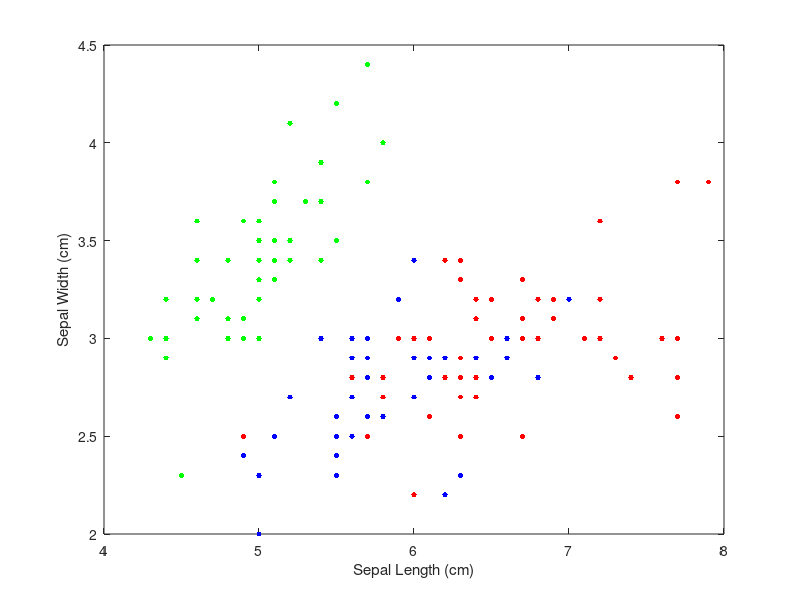

The MATLAB source for this figure: (Note: this script raises an error after producing the figure.)
clc;
close all;
clear;
rng default; % For reproducibility
count = 0;
%get dataset
load fisheriris;
%get features we want
X = meas(:,1:2);
Y = zeros(150,1);
Y(1:50) = 3;
Y(51:100) = 2;
Y(101:150) = 1;

%plot original data and groups
figure;
plot(X(:,1),X(:,2),'.');
plot(X(1:50,1),X(1:50,2),'g.','MarkerSize',12)
hold on
plot(X(51:100,1),X(51:100,2),'b.','MarkerSize',12)
plot(X(101:150,1),X(101:150,2),'r.','MarkerSize',12)
xlabel 'Sepal Length (cm)';
ylabel 'Sepal Width (cm)'; 
legend('Setosa','Vesircolor','Virginica',...
       'Location','NW')
title 'Original Fisher Iris Data';

%Hierarchial clustering
idx = clusterdata(X,3);

%plot results
figure;
%plot data
plot(X(idx==1,1),X(idx==1,2),'r.','MarkerSize',12)
hold on
plot(X(idx==2,1),X(idx==2,2),'b.','MarkerSize',12)
plot(X(idx==3,1),X(idx==3,2),'g.','MarkerSize',12) 
%x and y labels
xlabel 'Sepal Lengths (cm)';
ylabel 'Sepal Widths (cm)'; 
%legend
legend('Cluster 1','Cluster 2','Cluster3',...
       'Location','NW')
%title
title 'Hierarchial Clustering'
hold off

%calcuate error
for i=1:150
    if (i < 51) && (idx(i) == 3)
        count = count + 1;
    elseif (i > 50) && (i < 101) && (idx(i) == 2)
        count = count + 1;
    elseif (i > 100) && (idx(i) == 1)
        count = count + 1;
    end
end

%calcuate error
err = immse(Y,idx);
